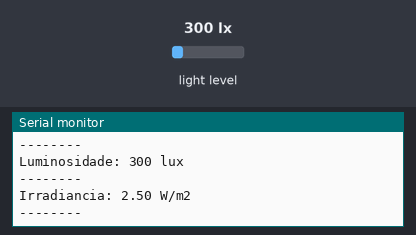
Recording of a sketch running on a simulated Arduino Uno, built with avr-gcc and run on an emulated ATmega328P. Parts: the last lines printed to the serial monitor. The inputs (shaded band) are chosen by the test bench; at power-on: light level 300 lx.

Above: at 2.8 s.
2.9 s: light level set to 40 lx
At 5.0 s:
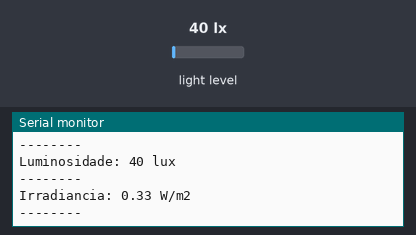
5.6 s: light level set to 500 lx
At 7.1 s:
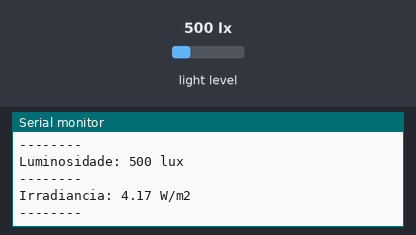
Timing chart, 0 to 8.6 s (numbered marks = the images above; inputs shaded):
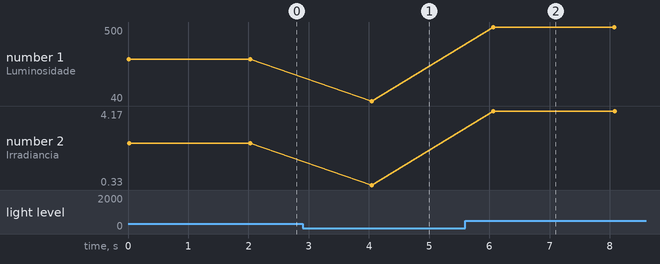

The sketch:

TSL2561.ino
```cpp
#include <Wire.h>                                 // Biblioteca que permite comunicacao com dispositivos I2C
#include <Adafruit_TSL2561_U.h>                   // Biblioteca do sensor TSL2561
#include <Adafruit_Sensor.h>                      // Biblioteca de sensores da Adafruit

// Declaracao das variaveis que armazenarao os valores de luminosidade e irradiancia
float luminosidade = 0;
float irradiancia = 0;

/* Definicao do objeto tsl do tipo 'Adafruit_TSL2561_Unified', float(numero real),
 * e o numero correspondente ao dispositivo I2C, que no caso e o sensor TSL2561 */
Adafruit_TSL2561_Unified tsl = Adafruit_TSL2561_Unified(TSL2561_ADDR_FLOAT,12345);


/////////////////////////////////////////////

// Funcao que configura o sensor TSL
void TSL2561_configureSensor()
{
    tsl.enableAutoRange(true);                              // Habilita as configuracoes de ganho automatico ao ler dados do sensor
    tsl.setIntegrationTime(TSL2561_INTEGRATIONTIME_101MS);  // Define o tempo de 101ms para leitura da luz
}

/////////////////////////////////////////////

// Funcao do TSL2561 que deve rodar no setup principal
void setup(){
  Serial.begin(115200);                                     // Inicia o Monitor Serial para visualizacao dos dados via USB no computador
  TSL2561_configureSensor();                                // Funcao que configura o sensor TSL
}

/////////////////////////////////////////////

// Funcao do TSL2561 que deve rodar no loop principal
void loop(){
  sensors_event_t event;                                    // Ponteiro do tipo sensor_event_t que sera preenchido com o valor lux, datatmp, tipo de dados e ID do sensor
  tsl.getEvent(&event);                                     // Recebe o evento mais recente do sensor

  // Se o evento detectar luz:
  if (event.light)
  {
    luminosidade = event.light;                             // A variavel armazena o valor da luz em lux
    Serial.print("Luminosidade: ");                         // Mostra a mensagem no Monitor Serial
    Serial.print(luminosidade,0);                           // Mostra o resultado no Monitor Serial
    Serial.println(" lux");                                 // Mostra a mensagem no Monitor Serial

    Serial.println("--------");                             // Mostra a mensagem no Monitor Serial

    /* Irradiancia solar de 1 Sol (1 W/m2), equivale a aproximadamente 120 lux:
     * 1 W/m2 = 120 lux
     */
    irradiancia = luminosidade / 120;                       // Calculo da irradiancia armazenado na variavel
    Serial.print("Irradiancia: ");                          // Mostra a mensagem no Monitor Serial
    Serial.print(irradiancia);                              // Mostra o resultado no Monitor Serial
    Serial.println(" W/m2");                                // Mostra a mensagem no Monitor Serial
    Serial.println("--------");                             // Mostra a mensagem no Monitor Serial
  }
  else      // Se o evento nao detecta luz
  {
    Serial.println("Sensor sobrecarregado!");               // Mostra a mensagem no Monitor Serial
  }
  delay(2000);                                              // Atraso de 2s
}
```

Measured:
- after the input at 2.9 s, the serial monitor: prints a new line after 1.1 s (image 1)
- after the input at 5.6 s, the serial monitor: prints a new line after 0.46 s (image 2)
- plotted number 1: 300 → 40 after the input at 2.9 s, 40 → 500 after the input at 5.6 s
- plotted number 2: 2.5 → 0.33 after the input at 2.9 s, 0.33 → 4.17 after the input at 5.6 s
